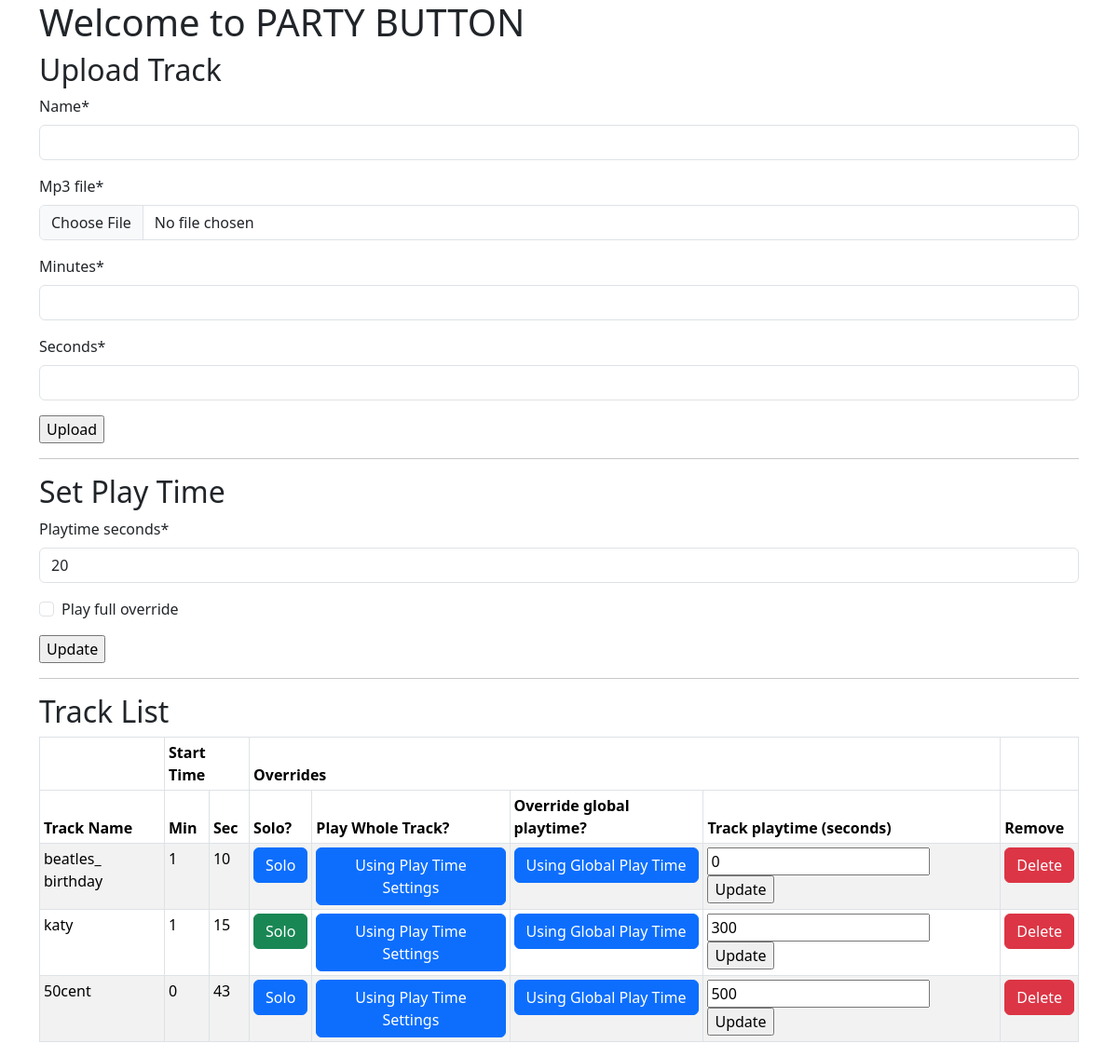
The app's page /, older data.
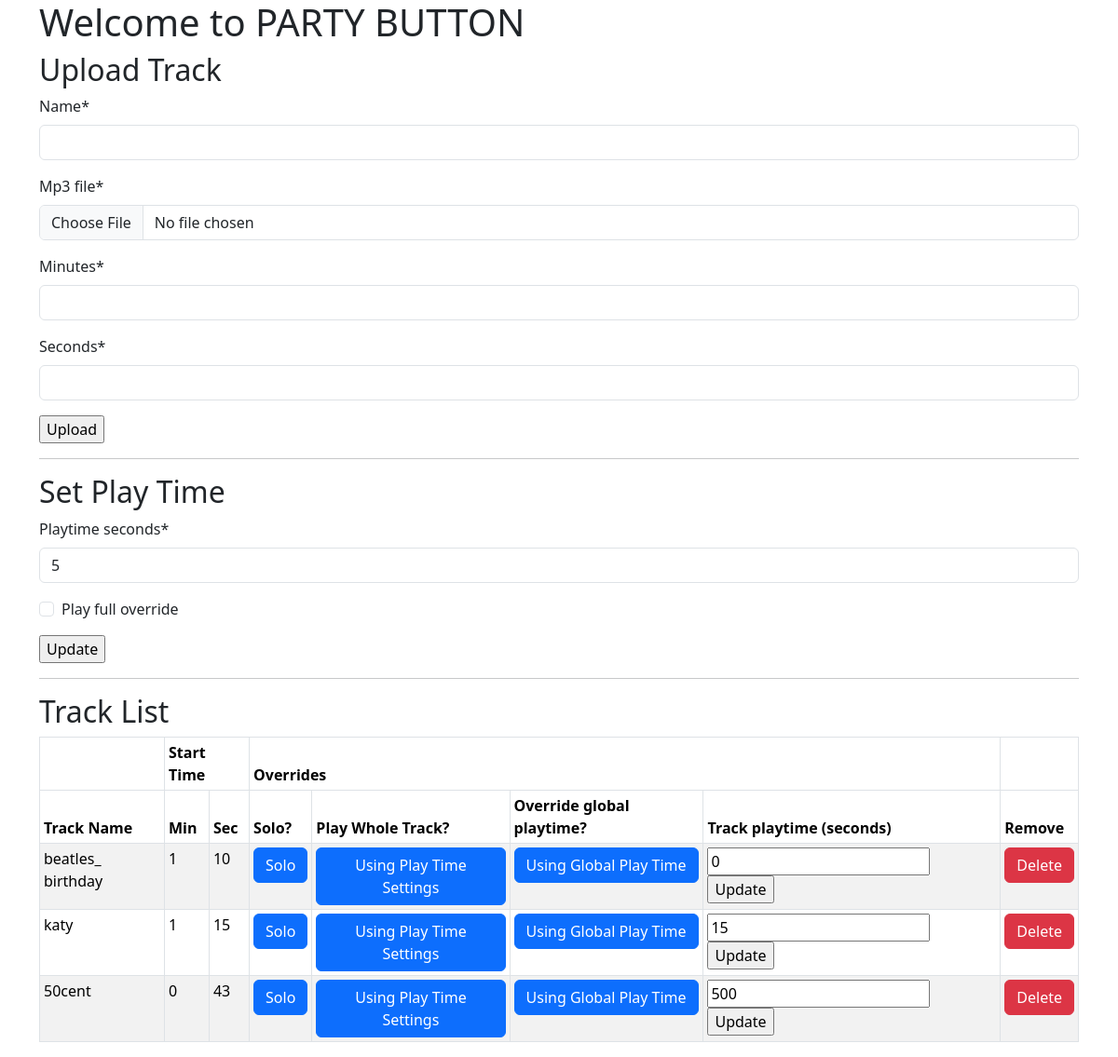
The same page, newer data.
### mp3_manager/models.py (models this page shows, shortened)
class Playtime(models.Model):
    playtime_seconds = models.IntegerField(blank=False, null=False,
                                  default=20,
                                  validators=[MinValueValidator(0),
                                              MaxValueValidator(600)])
    play_full_override = models.BooleanField(blank=False, null=False,
                                             default=False)

class Track(models.Model):
    name = models.CharField(max_length=200, blank=False, null=False)
    mp3_file = models.FileField(upload_to="uploads", blank=False, null=False)
    minutes = models.IntegerField(blank=False, null=False, validators=[MinValueValidator(0),
                                                                       MaxValueValidator(600)])
    seconds = models.IntegerField(blank=False, null=False, validators=[MinValueValidator(0),
                                                                       MaxValueValidator(60)])
    solo = models.BooleanField(blank=False, null=False, default=False)
    play_full = models.BooleanField(blank=False, null=False,
                                    default=False)
    override_playtime = models.BooleanField(blank=False, null=False,
                                            default=False)
    playtime_seconds = models.IntegerField(blank=False, null=False,
                                           default=0,
                                           validators=[MinValueValidator(0),
                                                       MaxValueValidator(600)])

### mp3_manager/views.py (the view, shortened to what this page needs)
# urls.py: path("", views.IndexView.as_view(), name="index"),
class IndexView(generic.ListView, FormMixin):
    form_class = TrackForm
    template_name = "mp3_manager/index.html"
    context_object_name = "tracks_list"
    def get(self, request):
        print("Getting Track List")
        tracks_list = self.get_queryset()
        playtime = Playtime.objects.all()[0]
        return render(request, self.template_name,
                      {"tracks_list": tracks_list,
                       "form": TrackForm(),
                       "playtimeform": PlaytimeForm(instance=playtime),
                       "trackplaytime": TrackPlaytimeForm()})
    def get_queryset(self):
        return Track.objects.order_by()

### mp3_manager/form.py
class TrackForm(ModelForm):
    class Meta:
        model = Track
        fields = ["name", "mp3_file", "minutes", "seconds"]

class PlaytimeForm(ModelForm):
    class Meta:
        model = Playtime
        fields = ["playtime_seconds", "play_full_override"]

### mp3_manager/templates/mp3_manager/index.html (shortened to what the changed rows need)
{% load static %}
{% load crispy_forms_tags %}
<!DOCTYPE html>
<html>
<head>
    <link rel="stylesheet" href="{% static 'css/style.css' %}">
    {% load bootstrap5 %}
    {% bootstrap_css %}
</head>
<body>
<div class="container">
    <div class="row">
        <div class="col">
        <h1>Welcome to PARTY BUTTON</h1>
        <h2>Upload Track</h2>
        </div>
    </div>
    <div class="row">
        <div class="col">
           <h2>Set Play Time</h2>
           <form id="playtime_form" id="name_form" action={% url 'mp3_manager:index' %} method="post" enctype="multipart/form-data">
            {{ playtimeform|crispy }}
           </form>
        </div>
    </div>
    <div class="row">
        <div class="col">
        <h2>Track List</h2>
        {% if tracks_list %}
            <table class="table table-striped table-bordered table-sm" cellspacing="0" width="100%">
                <thead><tr><th></th><th colspan="2">Start Time</th><th colspan="4">Overrides</th><th></th></tr>
                <tr><th>Track Name</th><th>Min</th><th>Sec</th><th>Solo?</th><th>Play Whole Track?</th><th>Override global playtime?</th><th>Track playtime (seconds)</th></th><th>Remove</th></tr></thead>
                <tbody>
                {% for track in tracks_list %}
                  <tr><td>{{ track.name }}</td>
                      <td>{{ track.minutes }}</td>
                      <td>{{ track.seconds }}</td>
                      <td>
                          {% if track.solo == True %}
                            <a href="{% url 'mp3_manager:solo_track' pk=track.pk %}"><button type="button" class="btn btn-success">Solo</button></a>
                          {% else %}
                            <a href="{% url 'mp3_manager:solo_track' pk=track.pk %}"><button type="button" class="btn btn-primary">Solo</button></a>
                          {% endif %}
                      </td>
                      <td>
                        {% if track.play_full == True %}
                          <a href="{% url 'mp3_manager:play_full' pk=track.pk %}"><button type="button" class="btn btn-success">Using Whole Track</button></a>
                        {% else %}
                          <a href="{% url 'mp3_manager:play_full' pk=track.pk %}"><button type="button" class="btn btn-primary">Using Play Time Settings</button></a>
                        {% endif %}
                      </td>
                      <td>
                        {% if track.override_playtime == True %}
                          <a href="{% url 'mp3_manager:override' pk=track.pk %}"><button type="button" class="btn btn-success">Using Track's Playtime</button></a>
                        {% else %}
                          <a href="{% url 'mp3_manager:override' pk=track.pk %}"><button type="button" class="btn btn-primary">Using Global Play Time</button></a>
                        {% endif %}
                      </td>
                      <td>
                        <form id="trackplaytime_form_{{ track.pk }}" id="trackplaytime_update_{{ track.pk }}" action={% url 'mp3_manager:index' %} method="post" enctype="multipart/form-data">
                          <input type="textarea" id="playtime_seconds" name="playtime_seconds" value={{ track.playtime_seconds }}>
                          <input type="submit" form="trackplaytime_form_{{ track.pk }}" value="Update" name="trackplaytime_update_{{ track.pk }}">
                        </form>
                      </td>
                      <td><a href="{% url 'mp3_manager:delete_track' pk=track.pk %}"><button type="button" class="btn btn-danger">Delete</button></a></td></tr>
                {% endfor %}
                </tbody>
            </table>
        {% else %}
          <p><h2>No tracks available.</h2></p>
        {% endif %}
        </div>
    </div>
</div>
</body>
</html>

Row changes from the older to the newer data that the page shows:
changed Playtime: playtime_seconds "20" → "5"
changed Track "katy": solo True → False (drawn); playtime_seconds "300" → "15"
